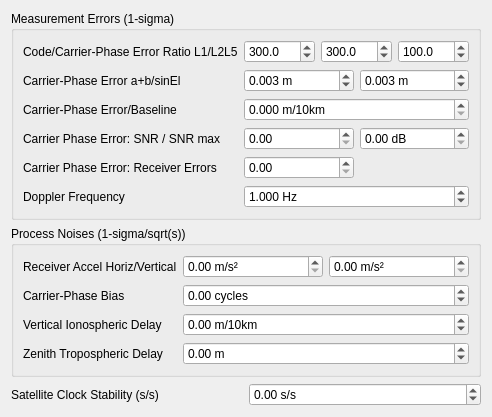
     <widget class="QWidget" name="TabSheet4">
      <property name="toolTip">
       <string/>
      </property>
      <attribute name="title">
       <string>S&amp;tatistics</string>
      </attribute>
      <layout class="QGridLayout" name="gridLayout_11">
       <item row="4" column="0" colspan="2">
        <widget class="QGroupBox" name="GroupBox4">
         <property name="toolTip">
          <string/>
         </property>
         <property name="title">
          <string>Process Noises (1-sigma/sqrt(s))</string>
         </property>
         <layout class="QGridLayout" name="gridLayout_5">
          <item row="0" column="0">
           <widget class="QLabel" name="Label33">
            <property name="toolTip">
             <string/>
            </property>
            <property name="text">
             <string>Receiver Accel Horiz/Vertical</string>
            </property>
           </widget>
          </item>
          <item row="1" column="0">
           <widget class="QLabel" name="Label26">
            <property name="toolTip">
             <string/>
            </property>
            <property name="text">
             <string>Carrier-Phase Bias</string>
            </property>
           </widget>
          </item>
          <item row="0" column="1">
           <widget class="ScientificSpinBox" name="sBProcessNoise4">
            <property name="toolTip">
             <string>&lt;html&gt;&lt;head/&gt;&lt;body&gt;&lt;p&gt;Set the process noise standard deviation of the receiver acceleration as the horizontal component (&lt;span style=&quot; font-style:italic;&quot;&gt;stats-prnaccelh&lt;/span&gt;).&lt;/p&gt;&lt;p&gt;If receiver dynamics is set to OFF, they are not used.&lt;/p&gt;&lt;p&gt;Unit: m/s2/sqrt(s)&lt;/p&gt;&lt;/body&gt;&lt;/html&gt;</string>
            </property>
            <property name="suffix">
             <string> m/s²</string>
            </property>
            <property name="decimals">
             <number>2</number>
            </property>
            <property name="maximum">
             <double>100.000000000000000</double>
            </property>
           </widget>
          </item>
          <item row="0" column="2">
           <widget class="ScientificSpinBox" name="sBProcessNoise5">
            <property name="toolTip">
             <string>&lt;html&gt;&lt;head/&gt;&lt;body&gt;&lt;p&gt;Set the process noise standard deviation of the receiver acceleration as the vertical component (&lt;span style=&quot; font-style:italic;&quot;&gt;stats-prnaccelv&lt;/span&gt;).&lt;/p&gt;&lt;p&gt;If receiver dynamics is set to OFF, they are not used.&lt;/p&gt;&lt;p&gt;Unit: m/s2/sqrt(s)&lt;/p&gt;&lt;/body&gt;&lt;/html&gt;</string>
            </property>
            <property name="suffix">
             <string> m/s²</string>
            </property>
            <property name="decimals">
             <number>2</number>
            </property>
            <property name="maximum">
             <double>100.000000000000000</double>
            </property>
           </widget>
          </item>
          <item row="3" column="1" colspan="2">
           <widget class="ScientificSpinBox" name="sBProcessNoise3">
            <property name="toolTip">
             <string>&lt;html&gt;&lt;head/&gt;&lt;body&gt;&lt;p&gt;Set the process noise standard deviation of zenith tropospheric delay (option: &lt;span style=&quot; font-style:italic;&quot;&gt;stats-prntrop&lt;/span&gt;)&lt;/p&gt;&lt;p&gt;Unit: m/sqrt(s).&lt;/p&gt;&lt;/body&gt;&lt;/html&gt;</string>
            </property>
            <property name="suffix">
             <string> m</string>
            </property>
            <property name="decimals">
             <number>2</number>
            </property>
            <property name="minimum">
             <double>-1000.000000000000000</double>
            </property>
            <property name="maximum">
             <double>1000.000000000000000</double>
            </property>
            <property name="value">
             <double>0.000000000000000</double>
            </property>
           </widget>
          </item>
          <item row="3" column="0">
           <widget class="QLabel" name="Label28">
            <property name="toolTip">
             <string/>
            </property>
            <property name="text">
             <string>Zenith Tropospheric Delay</string>
            </property>
           </widget>
          </item>
          <item row="2" column="0">
           <widget class="QLabel" name="Label27">
            <property name="toolTip">
             <string/>
            </property>
            <property name="text">
             <string>Vertical Ionospheric Delay</string>
            </property>
           </widget>
          </item>
          <item row="2" column="1" colspan="2">
           <widget class="ScientificSpinBox" name="sBProcessNoise2">
            <property name="toolTip">
             <string>&lt;html&gt;&lt;head/&gt;&lt;body&gt;&lt;p&gt;Set the process noise standard deviation of vertical ionospheric delay per 10 km baseline (option: &lt;span style=&quot; font-style:italic;&quot;&gt;stats-prniono&lt;/span&gt;)&lt;/p&gt;&lt;p&gt;Unit: m/sqrt(s).&lt;/p&gt;&lt;/body&gt;&lt;/html&gt;</string>
            </property>
            <property name="suffix">
             <string> m/10km</string>
            </property>
            <property name="decimals">
             <number>2</number>
            </property>
            <property name="minimum">
             <double>-10000.000000000000000</double>
            </property>
            <property name="maximum">
             <double>10000.000000000000000</double>
            </property>
           </widget>
          </item>
          <item row="1" column="1" colspan="2">
           <widget class="ScientificSpinBox" name="sBProcessNoise1">
            <property name="toolTip">
             <string>&lt;html&gt;&lt;head/&gt;&lt;body&gt;&lt;p&gt;Set the process noise standard deviation of carrier-phase bias/ambiguity (option: &lt;span style=&quot; font-style:italic;&quot;&gt;stats-prnbias&lt;/span&gt;)&lt;/p&gt;&lt;p&gt;Unit: cycle/sqrt(s).&lt;/p&gt;&lt;/body&gt;&lt;/html&gt;</string>
            </property>
            <property name="suffix">
             <string> cycles</string>
            </property>
            <property name="decimals">
             <number>2</number>
            </property>
            <property name="minimum">
             <double>-100.000000000000000</double>
            </property>
            <property name="maximum">
             <double>100.000000000000000</double>
            </property>
           </widget>
          </item>
         </layout>
        </widget>
       </item>
       <item row="5" column="0">
        <widget class="QLabel" name="Label29">
         <property name="toolTip">
          <string/>
         </property>
         <property name="text">
          <string>Satellite Clock Stability (s/s)</string>
         </property>
        </widget>
       </item>
       <item row="0" column="0" colspan="2">
        <widget class="QGroupBox" name="GroupBox3">
         <property name="toolTip">
          <string/>
         </property>
         <property name="title">
          <string>Measurement Errors (1-sigma)</string>
         </property>
         <layout class="QGridLayout" name="gridLayout_4">
          <item row="3" column="1" colspan="2">
           <widget class="QDoubleSpinBox" name="sBMeasurementError2">
            <property name="toolTip">
             <string>&lt;html&gt;&lt;head/&gt;&lt;body&gt;&lt;p&gt;Set the base term of carrier-phase error standard deviation (option: &lt;span style=&quot; font-style:italic;&quot;&gt;stats-errphase&lt;/span&gt;)&lt;/p&gt;&lt;/body&gt;&lt;/html&gt;</string>
            </property>
            <property name="suffix">
             <string> m</string>
            </property>
            <property name="decimals">
             <number>3</number>
            </property>
            <property name="maximum">
             <double>100.000000000000000</double>
            </property>
            <property name="value">
             <double>0.003000000000000</double>
            </property>
           </widget>
          </item>
          <item row="5" column="1" colspan="4">
           <widget class="QDoubleSpinBox" name="sBMeasurementError4">
            <property name="toolTip">
             <string>&lt;html&gt;&lt;head/&gt;&lt;body&gt;&lt;p&gt;Set the baseline-length dependent term of carrier-phase error standard deviation (option: &lt;span style=&quot; font-style:italic;&quot;&gt;stats-errphasebl&lt;/span&gt;)&lt;/p&gt;&lt;/body&gt;&lt;/html&gt;</string>
            </property>
            <property name="suffix">
             <string> m/10km</string>
            </property>
            <property name="decimals">
             <number>3</number>
            </property>
           </widget>
          </item>
          <item row="8" column="1" colspan="4">
           <widget class="QDoubleSpinBox" name="sBMeasurementError5">
            <property name="toolTip">
             <string>&lt;html&gt;&lt;head/&gt;&lt;body&gt;&lt;p&gt;Set the standard deviation of Doppler errors (option: &lt;span style=&quot; font-style:italic;&quot;&gt;stats-errdoppler)&lt;/span&gt;&lt;/p&gt;&lt;/body&gt;&lt;/html&gt;</string>
            </property>
            <property name="suffix">
             <string> Hz</string>
            </property>
            <property name="decimals">
             <number>3</number>
            </property>
            <property name="minimum">
             <double>-10000.000000000000000</double>
            </property>
            <property name="maximum">
             <double>10000.000000000000000</double>
            </property>
            <property name="value">
             <double>1.000000000000000</double>
            </property>
           </widget>
          </item>
          <item row="1" column="0">
           <widget class="QLabel" name="Label6">
            <property name="toolTip">
             <string/>
            </property>
            <property name="text">
             <string>Code/Carrier-Phase Error Ratio L1/L2L5</string>
            </property>
           </widget>
          </item>
          <item row="5" column="0">
           <widget class="QLabel" name="Label16">
            <property name="toolTip">
             <string/>
            </property>
            <property name="text">
             <string>Carrier-Phase Error/Baseline</string>
            </property>
           </widget>
          </item>
          <item row="1" column="1">
           <widget class="QDoubleSpinBox" name="sBMeasurementErrorR1">
            <property name="toolTip">
             <string>&lt;html&gt;&lt;head/&gt;&lt;body&gt;&lt;p&gt;Set the ratio of standard deviations of pseudorange errors to carrier-phase errors for L1 (option: &lt;span style=&quot; font-style:italic;&quot;&gt;stats-eratio1&lt;/span&gt;)&lt;/p&gt;&lt;/body&gt;&lt;/html&gt;</string>
            </property>
            <property name="decimals">
             <number>1</number>
            </property>
            <property name="maximum">
             <double>10000.000000000000000</double>
            </property>
            <property name="value">
             <double>300.000000000000000</double>
            </property>
           </widget>
          </item>
          <item row="3" column="0">
           <widget class="QLabel" name="Label7">
            <property name="toolTip">
             <string/>
            </property>
            <property name="text">
             <string>Carrier-Phase Error a+b/sinEl</string>
            </property>
           </widget>
          </item>
          <item row="8" column="0">
           <widget class="QLabel" name="Label10">
            <property name="toolTip">
             <string/>
            </property>
            <property name="text">
             <string>Doppler Frequency</string>
            </property>
           </widget>
          </item>
          <item row="1" column="4">
           <widget class="QDoubleSpinBox" name="sBMeasurementErrorR5">
            <property name="toolTip">
             <string>&lt;html&gt;&lt;head/&gt;&lt;body&gt;&lt;p&gt;Set the ratio of standard deviations of pseudorange errors to carrier-phase errors for L5 (option: &lt;span style=&quot; font-style:italic;&quot;&gt;stats-eratio5&lt;/span&gt;)&lt;/p&gt;&lt;/body&gt;&lt;/html&gt;</string>
            </property>
            <property name="decimals">
             <number>1</number>
            </property>
            <property name="maximum">
             <double>10000.000000000000000</double>
            </property>
            <property name="value">
             <double>100.000000000000000</double>
            </property>
           </widget>
          </item>
          <item row="1" column="2" colspan="2">
           <widget class="QDoubleSpinBox" name="sBMeasurementErrorR2">
            <property name="toolTip">
             <string>&lt;html&gt;&lt;head/&gt;&lt;body&gt;&lt;p&gt;Set the ratio of standard deviations of pseudorange errors to carrier-phase errors for L2 (option: &lt;span style=&quot; font-style:italic;&quot;&gt;stats-eratio2&lt;/span&gt;)&lt;/p&gt;&lt;/body&gt;&lt;/html&gt;</string>
            </property>
            <property name="decimals">
             <number>1</number>
            </property>
            <property name="maximum">
             <double>10000.000000000000000</double>
            </property>
            <property name="value">
             <double>300.000000000000000</double>
            </property>
           </widget>
          </item>
          <item row="3" column="3" colspan="2">
           <widget class="QDoubleSpinBox" name="sBMeasurementError3">
            <property name="toolTip">
             <string>&lt;html&gt;&lt;head/&gt;&lt;body&gt;&lt;p&gt;Set the elevation dependent term of carrier-phase error standard deviation (option: &lt;span style=&quot; font-style:italic;&quot;&gt;stats-errphaseel&lt;/span&gt;)&lt;/p&gt;&lt;/body&gt;&lt;/html&gt;</string>
            </property>
            <property name="suffix">
             <string> m</string>
            </property>
            <property name="decimals">
             <number>3</number>
            </property>
            <property name="maximum">
             <double>100.000000000000000</double>
            </property>
            <property name="value">
             <double>0.003000000000000</double>
            </property>
           </widget>
          </item>
          <item row="6" column="0">
           <widget class="QLabel" name="label_3">
            <property name="text">
             <string>Carrier Phase Error: SNR / SNR max</string>
            </property>
           </widget>
          </item>
          <item row="7" column="0">
           <widget class="QLabel" name="label_4">
            <property name="text">
             <string>Carrier Phase Error: Receiver Errors</string>
            </property>
           </widget>
          </item>
          <item row="6" column="1" colspan="2">
           <widget class="QDoubleSpinBox" name="sBMeasurementErrorSNR">
            <property name="toolTip">
             <string>&lt;html&gt;&lt;head/&gt;&lt;body&gt;&lt;p&gt;Set the SNR dependent terms of carrier-phase error standard deviation (option: &lt;span style=&quot; font-style:italic;&quot;&gt;stats-errsnr&lt;/span&gt;)&lt;/p&gt;&lt;p&gt;e * 10^(0.1*(SNR_MAX - snr))&lt;/p&gt;&lt;/body&gt;&lt;/html&gt;</string>
            </property>
           </widget>
          </item>
          <item row="7" column="1" colspan="2">
           <widget class="QDoubleSpinBox" name="sBMeasurementErrorReceiver">
            <property name="toolTip">
             <string>&lt;html&gt;&lt;head/&gt;&lt;body&gt;&lt;p&gt;Set the receiver uncertainty dependent term of carrier-phase error standard deviation (option: &lt;span style=&quot; font-style:italic;&quot;&gt;stats-errrcv&lt;/span&gt;)&lt;/p&gt;&lt;p&gt;u-blox only!&lt;/p&gt;&lt;/body&gt;&lt;/html&gt;</string>
            </property>
           </widget>
          </item>
          <item row="6" column="3" colspan="2">
           <widget class="QDoubleSpinBox" name="sBMeasurementErrorSNR_Max">
            <property name="toolTip">
             <string>&lt;html&gt;&lt;head/&gt;&lt;body&gt;&lt;p&gt;Set the max component of the SNR dependent terms of carrier-phase error standard deviation (option: &lt;span style=&quot; font-style:italic;&quot;&gt;stats-snrmax&lt;/span&gt;)&lt;/p&gt;&lt;p&gt;e * 10^(0.1*(SNR_MAX - snr))&lt;/p&gt;&lt;/body&gt;&lt;/html&gt;</string>
            </property>
            <property name="suffix">
             <string> dB</string>
            </property>
            <property name="value">
             <double>0.000000000000000</double>
            </property>
           </widget>
          </item>
         </layout>
        </widget>
       </item>
       <item row="5" column="1">
        <widget class="ScientificSpinBox" name="sBSatelliteClockStability">
         <property name="toolTip">
          <string>&lt;html&gt;&lt;head/&gt;&lt;body&gt;&lt;p&gt;Set the satellite clock stability (option: &lt;span style=&quot; font-style:italic;&quot;&gt;stats-clkstab&lt;/span&gt;) &lt;/p&gt;&lt;p&gt;The value is used for interpolation of base-station observables.&lt;/p&gt;&lt;p&gt;Unit: s/s&lt;/p&gt;&lt;/body&gt;&lt;/html&gt;</string>
         </property>
         <property name="suffix">
          <string> s/s</string>
         </property>
         <property name="decimals">
          <number>2</number>
         </property>
         <property name="minimum">
          <double>-1.000000000000000</double>
         </property>
         <property name="maximum">
          <double>1.000000000000000</double>
         </property>
        </widget>
       </item>
      </layout>
     </widget>
